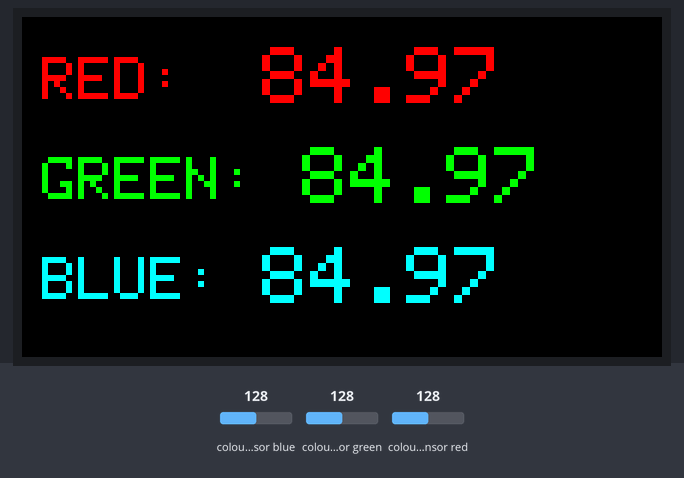
The sketch below on a simulated ESP32. On the bench: 320×170 colour display. Inputs (shaded band) come from the test bench; at power-on: colour sensor blue 128, colour sensor green 128, colour sensor red 128. What the sketch prints to the serial monitor is not drawn.

Above: at 1.9 s.
2.0 s: colour sensor blue set to 5
At 3.4 s:
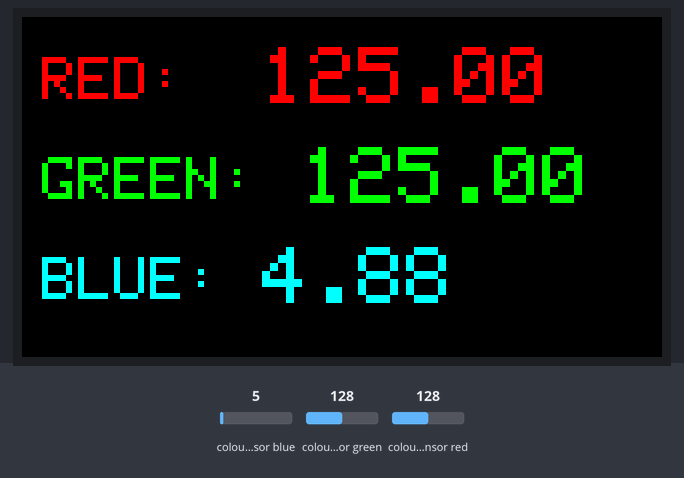
4.4 s: colour sensor green set to 5
At 5.8 s:
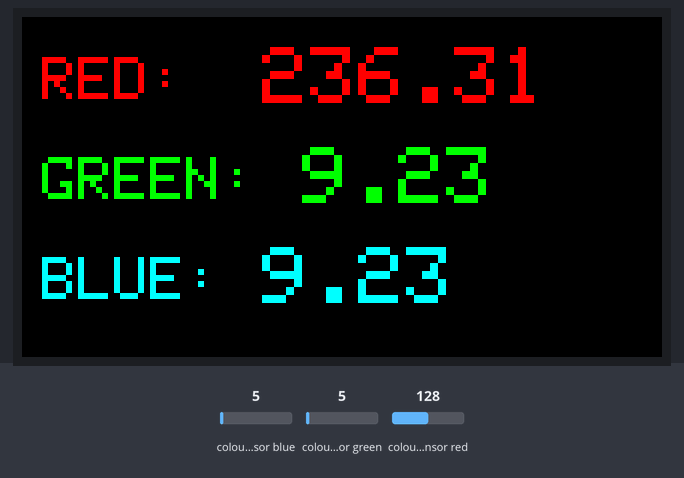
6.5 s: colour sensor red set to 5
At 8.2 s:
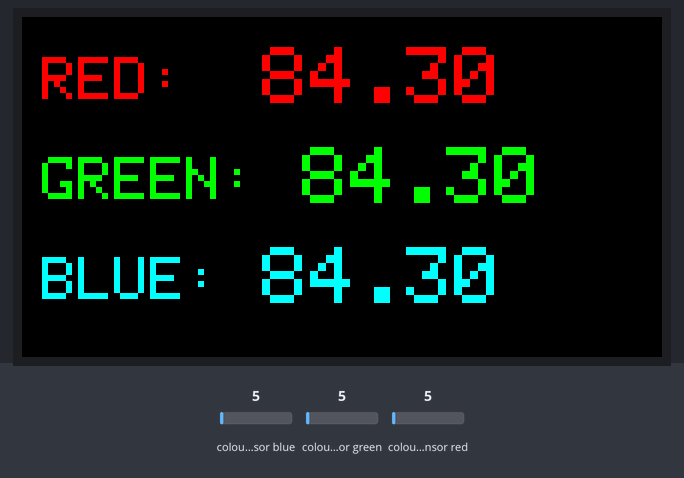
8.7 s: colour sensor blue set to 64
At 10.5 s:
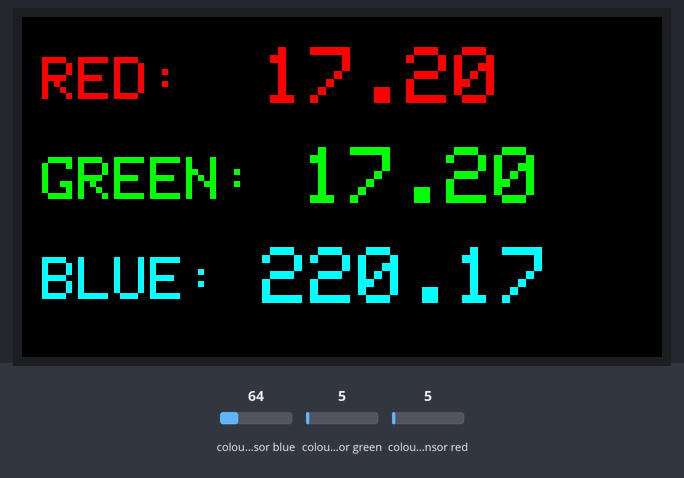
10.9 s: colour sensor green set to 64
At 12.9 s:
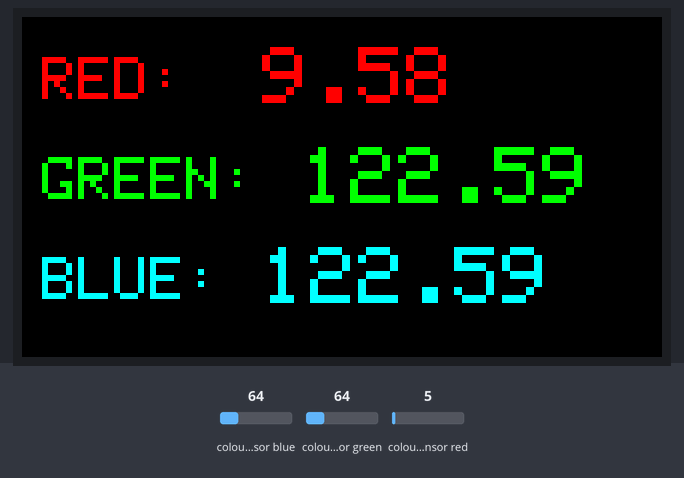
Timing chart, 0 to 14.0 s (numbered marks = the images above; inputs shaded):
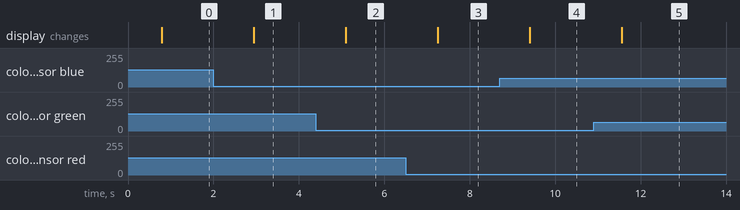

Measured:
- after the input at 2.0 s, the display: changes after 0.94 s (image 1)
- after the input at 4.4 s, the display: changes after 0.70 s (image 2)
- after the input at 6.5 s, the display: changes after 0.75 s (image 3)
- after the input at 8.7 s, the display: changes after 0.70 s (image 4)
- after the input at 10.9 s, the display: changes after 0.66 s (image 5)

The sketch:

Light_Sensor_NonAI.ino
```cpp
// Acknowledgments

// Creator: Anany Sharma at the University of Florida working under NSF grant. 2405373

// This material is based upon work supported by the National Science Foundation under Grant No. 2405373.
// Any opinions, findings, and conclusions or recommendations expressed in this material are those of the authors and do not necessarily reflect the views of the National Science Foundation.


// Importing Wire.h, it helps in communicating with I2C devices
// What is I2C?
// I@C is a communication protocol that allows a microcontroller to communicate with multiple peripherals, such as sensors or displays.
#include <Wire.h>

// Importing Sensor Libraries - Light Sensor
#include "Adafruit_APDS9960.h"
// --- Libraries for the TFT Display ---
#include <Adafruit_GFX.h>     // Core graphics library - helps draw shapes and text
#include <Adafruit_ST7789.h>  // Library for our ST7789 TFT screen
// These lines tell the Arduino which pins are connected to the screen.
// IMPORTANT: These pin numbers might be different for your specific Arduino board or wiring.
// These are common for ESP32 boards.
#define TFT_CS    33  // TFT Chip Select pin
#define TFT_DC    25  // TFT Data/Command pin
#define TFT_RST   26  // TFT Reset pin (can be -1 if not used and tied to Arduino RST)
// Instantiating our sensor object
Adafruit_APDS9960 apds;

Adafruit_ST7789 tft = Adafruit_ST7789(TFT_CS, TFT_DC, TFT_RST); // Creates the screen object


// --- Color Definitions for TFT Display ---
// Easy names for colors the screen understands.
#define BLACK     0x0000  // No color
#define WHITE     0xFFFF  // All colors
#define RED       0xF800  // Red color for errors or temperature
#define ORANGE    0xFD20  // An orange color, good for temperature
#define CYAN      0x07FF  // A cyan (light blue) color, good for humidity

// Initializing all the sensor outputs variables
uint16_t ambient_light = 0;
uint16_t red_light = 0;
uint16_t green_light = 0;
uint16_t blue_light = 0;


void setup() {

  // Start the Serial Monitor (for printing results on the computer)
  Serial.begin(115200);
  Serial.println();
  Serial.println(F("--------------------------------"));
  Serial.println(F("AdaFruit APDS-9960 - LightSensor"));
  Serial.println(F("--------------------------------"));


  // Start the light sensor

  if(!apds.begin()){
    Serial.println("failed to initialize device! Please check your wiring.");
  }
  else Serial.println("Device initialized!");

  // Turn on the color sensing mode
  apds.enableColor(true);

  tft.init(170, 320);     // Tell the screen to get ready.
  Serial.println(F("TFT Initialized"));
  tft.setRotation(3);     // Rotate screen (often 3 for landscape: 320 wide, 170 tall).
  tft.fillScreen(BLACK);  // Make the whole screen black.

  // These labels will stay on the screen.
    tft.setTextSize(3);             // Set a medium-large text size for labels.

    // Label for Red Channel
    tft.setCursor(10, 20);
    tft.setTextColor(RED);
    tft.print(F("RED:"));
    // Label for Blue Channel
    tft.setCursor(10, 70);
    tft.setTextColor(ST77XX_GREEN);
    tft.print(F("GREEN:"));
    // Label for Blue Channel
    tft.setCursor(10, 120);
    tft.setTextColor(CYAN);
    tft.print(F("BLUE:"));
  delay(500);
}

void loop() {

  uint16_t red_light, green_light, blue_light, ambientLight;

  // Wait until the sensor has color data ready
  while(!apds.colorDataReady()){
    delay(5);
  }

  // Read color data from the sensor
  apds.getColorData(&red_light, &green_light, &blue_light, &ambientLight);

  // Print the values

  Serial.print("Ambient: ");
  Serial.print(ambientLight);

  Serial.print(" Red: ");
  float R = (255.*red_light/ambientLight);
  Serial.print(R);

  Serial.print(" Green: ");
  float G = (255.*green_light/ambientLight);
  Serial.print(G);

  Serial.print(" Blue: ");
  float B = (255.*blue_light/ambientLight);
  Serial.println(B);


  // --- Display Red Value on TFT ---
  // Clear the area where the old value was
  tft.fillRect(120, 10, 190, 40, BLACK);
  tft.setTextSize(4);                    // Use a large text size for the value
  tft.setTextColor(RED);                 // Red color for the red value
  tft.setCursor(120, 15);                // Set cursor position (right of "RED:")
  tft.print(R);                  // Print the raw red value

  // --- Display Green Value on TFT ---
  tft.fillRect(140, 60, 170, 40, BLACK);
  tft.setTextSize(4);
  tft.setTextColor(ST77XX_GREEN);               // Green color for the green value
  tft.setCursor(140, 65);                // Set cursor position (right of "GREEN:")
  tft.print(G);                // Print the raw green value

  // --- Display Blue Value on TFT ---
  tft.fillRect(120, 110, 190, 40, BLACK);
  tft.setTextSize(4);
  tft.setTextColor(CYAN);                // Blue color for the blue value
  tft.setCursor(120, 115);               // Set cursor position (right of "BLUE:")
  tft.print(B);                 // Print the raw blue value


  // Wait 1 second before next reading
  delay(1000);


}
```
